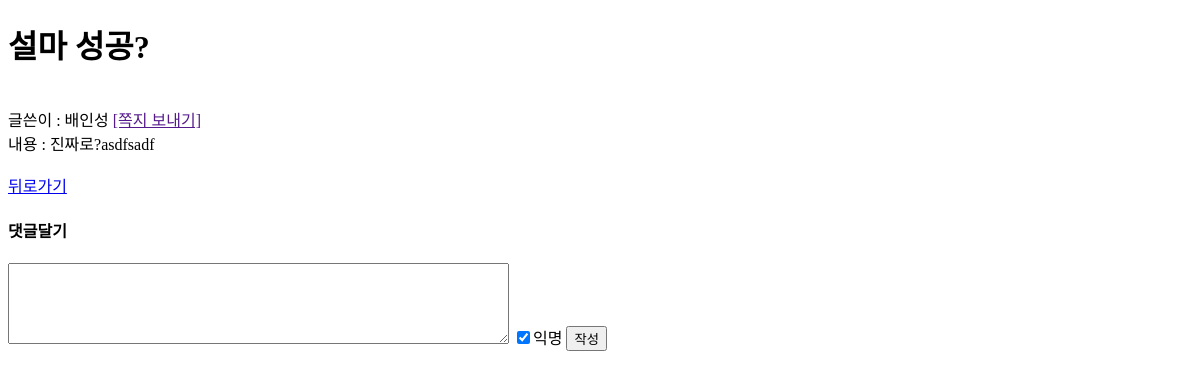
/board/4, run on an earlier commit of the app's database.
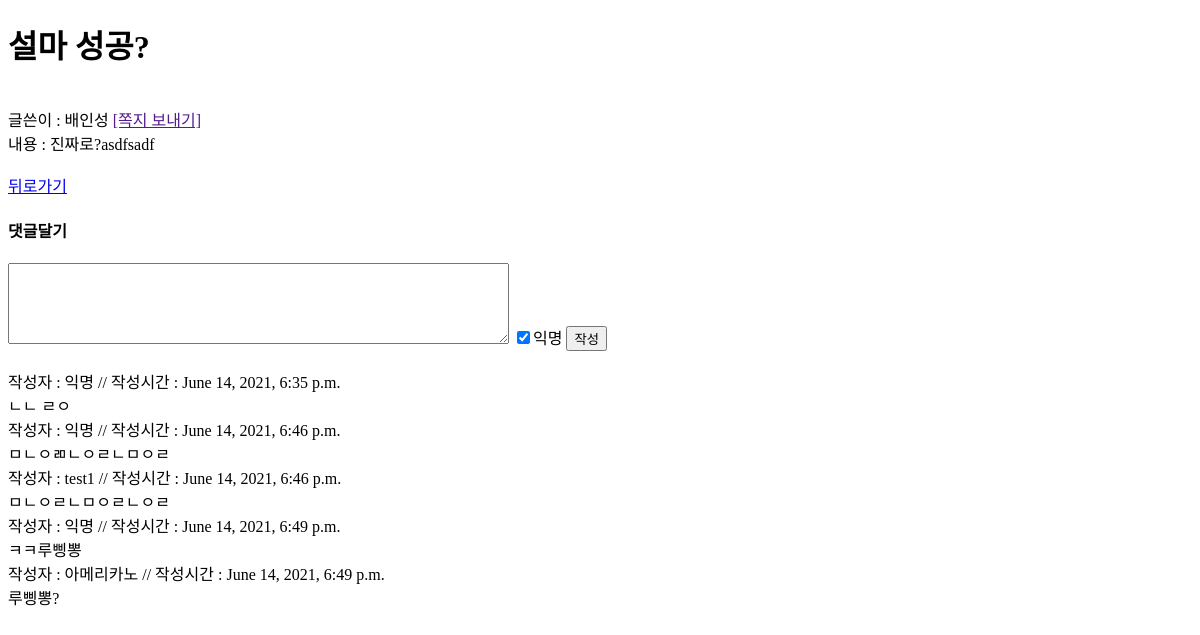
And on a later commit of the database.
### board/models.py (models this page shows, shortened)
class Post(models.Model):
    title = models.CharField(max_length=100)
    writer = models.ForeignKey(User, on_delete=models.CASCADE, related_name='users')
    post_time = models.DateTimeField(auto_now_add=True)
    body = models.CharField(max_length=500)

class Comment(models.Model):
    user = models.ForeignKey(User, on_delete=models.CASCADE)
    post = models.ForeignKey(Post, on_delete=models.CASCADE, related_name='posts')
    content = models.TextField(blank=False)
    anonymous = models.BooleanField(default=False)
    comment_time = models.DateTimeField(auto_now_add=True)

### user/models.py (models this page shows)
class User(AbstractUser):
    nickname = models.CharField(max_length=10)
    university = models.CharField(max_length=15)

### board/views.py (the view)
# urls.py: path('<str:id>', views.detail_view, name ='detail'),
def detail_view(request, id):
    post = get_object_or_404(Post, pk = id)
    comment = Comment.objects.all()
    return render(request, 'board/detail.html', {'post':post, 'comment': comment})

### board/templates/board/detail.html (shortened to what this page needs)
<!DOCTYPE html>
<html lang="en">
<head>
</head>
<body>
    <h1>{{post.title}}</h1>
        <br>
        글쓴이 : {{post.writer.nickname}}
        {% if user != post.writer %}
        <a href="">[쪽지 보내기]</a>
        {% endif %}
        <br>
        내용 : {{post.body}}
        <br>
    <br>
    <a href="{% url 'board:home' %}">뒤로가기</a>
    <br>
    <h4>댓글달기</h4>
    <form action="{% url 'board:comment' post.id %} " method="POST">
        <textarea name="content" cols="60" rows="5"></textarea>
        <input type="checkbox" name = 'anonymous' checked>익명
        <input type="submit" value = '작성'>
    </form>
    <br>
    {% for comment in comment %}
    {% if comment.post == post %}
    작성자 : {% if not comment.anonymous %} {{comment.user.nickname}}
            {% else %} 익명
            {% endif %}
    // 작성시간 : {{comment.comment_time}}
    <br>
    {{comment.content}}
    <br>
    {% endif %}
    {% endfor %}
</body>
</html>

What changed in the data, as far as the page shows it:
added Comment: anonymous "익명", comment_time "June 14, 2021, 6:35 p.m.", content "ㄴㄴ ㄹㅇ"
added Comment: anonymous "익명", comment_time "June 14, 2021, 6:46 p.m.", content "ㅁㄴㅇㄻㄴㅇㄹㄴㅁㅇㄹ"
added Comment: user.nickname "test1", comment_time "June 14, 2021, 6:46 p.m.", content "ㅁㄴㅇㄹㄴㅁㅇㄹㄴㅇㄹ"
added Comment: anonymous "익명", comment_time "June 14, 2021, 6:49 p.m.", content "ㅋㅋ루삥뽕"
added Comment: user.nickname "아메리카노", comment_time "June 14, 2021, 6:49 p.m.", content "루삥뽕?"
